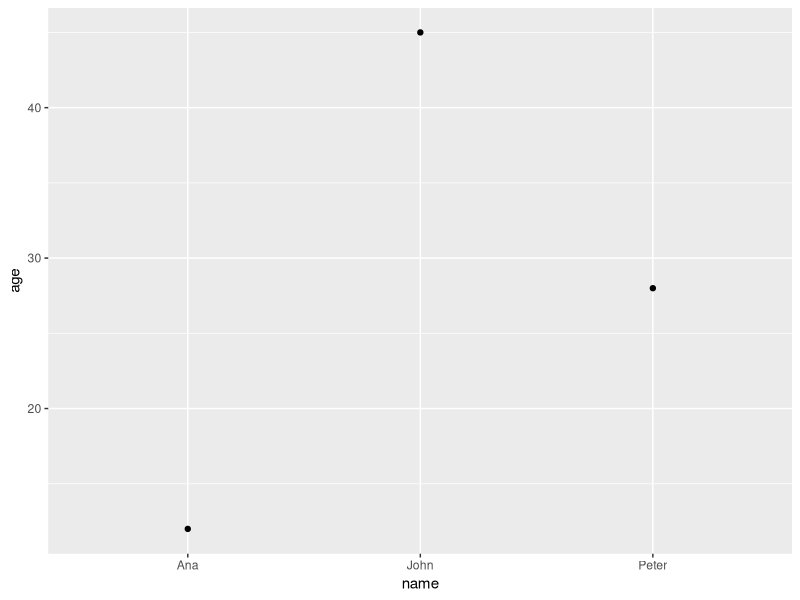

R code for this plot:
# Ativação do pacote ggplot2
library(ggplot2)

# Objeto simples
familyNamesAges <- data.frame (name = c("John", "Peter", "Ana"), 
                                age = c(45, 28, 12))

# Visualização do objeto simples
View(familyNamesAges)

# Criação do objeto complexo através das informações do objeto simples
familyNamesAgesPlot <- ggplot(familyNamesAges, aes(x=name, y=age)) +
  geom_point()

# Visualização do objeto complexo
View(familyNamesAgesPlot)

# Demonstração da complexidade do objeto
str(familyNamesAgesPlot)

